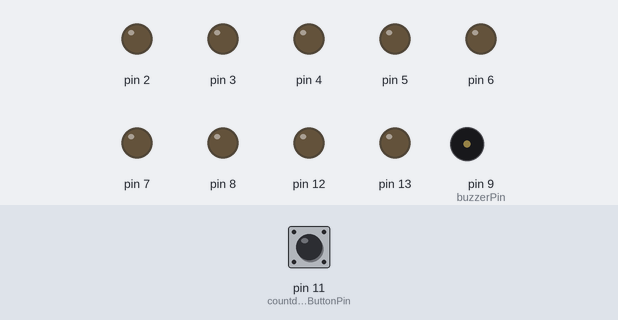
Bench run of a sketch on a simulated Arduino Uno, built with avr-gcc and run on an emulated ATmega328P. On the bench: output pins drawn as LEDs (lit = HIGH), buzzer (waves = sounding). Inputs (shaded band) come from the test bench; at power-on: pin 11 (countdownButtonPin) HIGH.

Above: at 1.2 s.
1.3 s: pin 11 (countdownButtonPin) pulled LOW for 0.15 s
At 2.7 s:
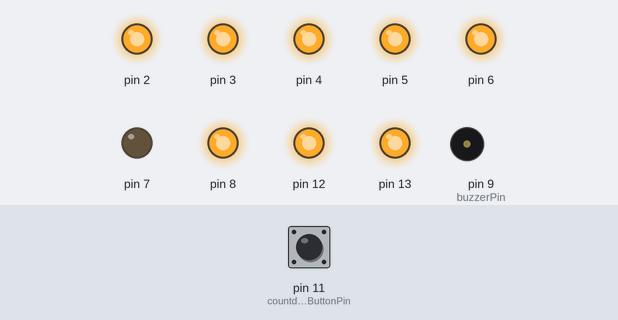
At 4.8 s:
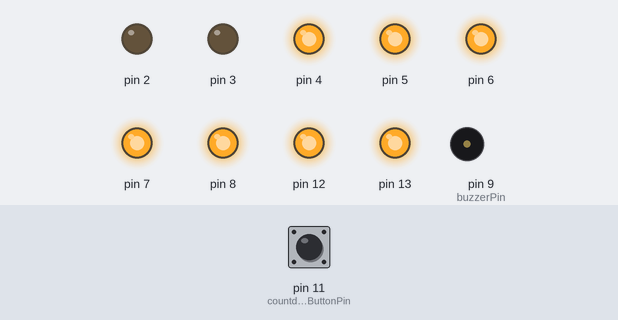
13.4 s: pin 11 (countdownButtonPin) pulled LOW for 1 s
At 15.8 s:
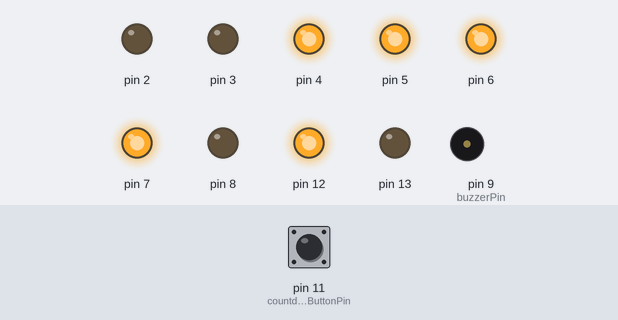
Timing chart, 0 to 23.4 s (numbered marks = the images above; inputs shaded):
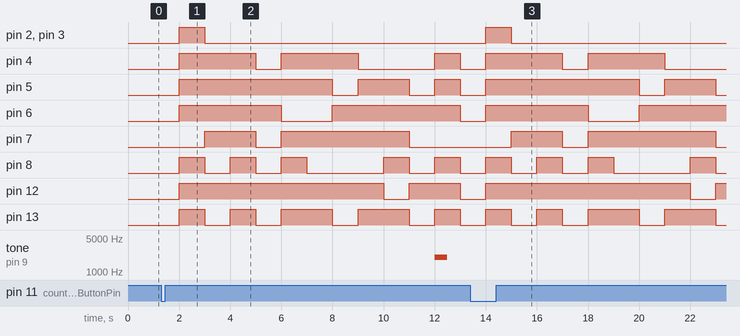

The sketch:

lenny_kitchen.ino
```cpp
unsigned char digits[11][8] = {
  {4, 5, 6, 8, 12, 13, 13, 13},    // 0
  {6, 12, 12, 12, 12, 12, 12, 12}, // 1
  {5, 6, 7, 8, 13, 0, 0, 0},       // 2
  {5, 6, 7, 12, 13, 0, 0, 0},      // 3
  {4, 6, 7, 12, 0, 0, 0, 0},       // 4
  {5, 4, 7, 12, 13, 0, 0, 0},      // 5
  {5, 4, 7, 8, 12, 13, 0, 0},      // 6
  {5, 6, 12, 0, 0, 0, 0, 0},       // 7
  {4, 5, 6, 7, 8, 12, 13, 0},      // 8
  {4, 5, 6, 7, 12, 0, 0, 0},       // 9
  {2, 3, 4, 5, 6, 8, 12, 13}       // 10
};

unsigned long lastTime = 0;
unsigned short int clockDelay = 1000;
char currentDigit = 10;
bool countdownOn = false;
unsigned char countdownButtonPin = 11;
unsigned char buzzerPin = 9;
unsigned short buzzerDuration = 500;
unsigned short buzzerFrequency = 2000;
unsigned short hobLightsPin = A0;

void setup() {
  Serial.begin(9600);

  // clock display pins
  pinMode(2, OUTPUT);
  pinMode(3, OUTPUT);
  pinMode(4, OUTPUT);
  pinMode(5, OUTPUT);
  pinMode(6, OUTPUT);
  pinMode(7, OUTPUT);
  pinMode(8, OUTPUT);
  pinMode(12, OUTPUT);
  pinMode(13, OUTPUT);

  pinMode(countdownButtonPin, INPUT);
  digitalWrite(countdownButtonPin, HIGH);
}

void loop() {
  unsigned long currentTime = millis();

  if(currentTime - lastTime >= clockDelay)
  {
    lastTime = currentTime;

    clearDigits();
    if(countdownOn)
    {
      outputDigit(currentDigit);

      currentDigit--;
      if(currentDigit < 0)
      {
        countdownOn = false;
        currentDigit = 10;

        tone(buzzerPin, buzzerFrequency, buzzerDuration);
      }
    }
  }

  unsigned char countdownButtonPushed = digitalRead(countdownButtonPin);
  if(countdownButtonPushed == 0)
  {
    countdownOn = true;
  }
}

void outputDigit(int number)
{
  for(unsigned char i=0; i<8; i++)
  {
    digitalWrite(digits[number][i], HIGH);
  }
}

void clearDigits()
{
  digitalWrite(2, LOW);
  digitalWrite(3, LOW);
  digitalWrite(4, LOW);
  digitalWrite(5, LOW);
  digitalWrite(6, LOW);
  digitalWrite(7, LOW);
  digitalWrite(8, LOW);
  digitalWrite(12, LOW);
  digitalWrite(13, LOW);
}
```

Measured:
- after the input at 1.3 s, pin 2, pin 3: LOW → HIGH after 0.70 s, → LOW 1.0 s later
- after the input at 13.4 s, pin 2, pin 3: LOW → HIGH after 0.60 s, → LOW 1.0 s later
